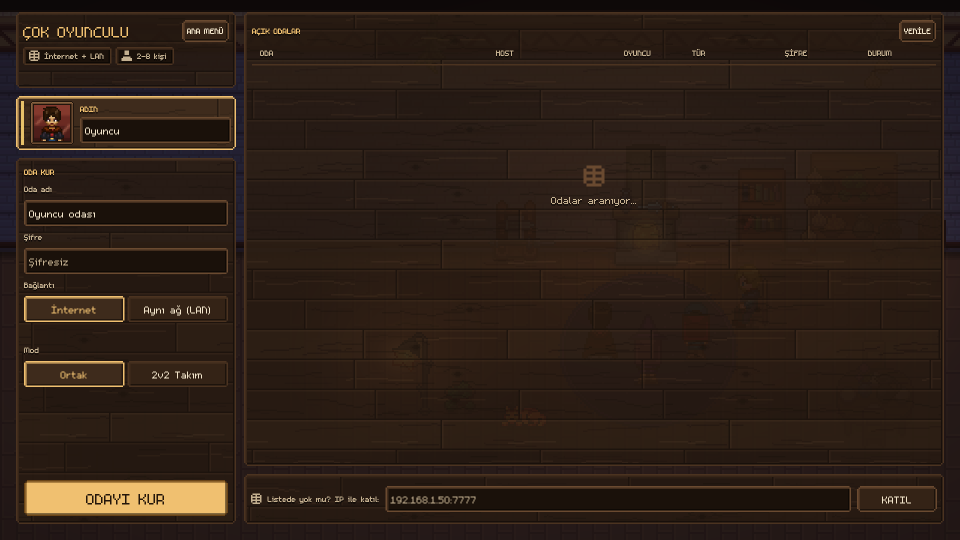
#> input picture tools/proto_20261113/panel_doku/out/doku_a.png, 1920 x 1080 px (shown at 1/2 size); its folder holds 4 pictures in this run
$ python ozet.py
#> lines starting #> are read from the running program, lines starting #| are printed output that depends on the picture
# Panel dokusu prototip özeti: out/ozet.png + out/yakin.png (python ozet.py) ya da 2. set out/ozet2.png + out/yakin2.png (python ozet.py efgh). Önce run.ps1.
import os
import sys
from PIL import Image, ImageDraw, ImageFont

HERE = os.path.dirname(os.path.abspath(__file__))
OUT = os.path.join(HERE, "out")
FONT = ImageFont.truetype(os.path.join(HERE, "..", "..", "..", "assets", "fonts", "m5x7.ttf"), 32)
BG = (0x14, 0x0E, 0x09)
ACCENT = (0xF0, 0xC0, 0x70)
DIM = (0xC4, 0xB0, 0x90)
NAMES = {
    "simdi": ("ŞİMDİ", "düz zemin"),
    "doku_a": ("A  AHŞAP TAHTA", "geniş tahta, damar, budak"),
    "doku_b": ("B  TAŞ DUVAR", "sıralı taş, derz, ışık/gölge"),
    "doku_c": ("C  KİLİM", "kabartma baklava kafes"),
    "doku_d": ("D  ESKİ DERİ", "bantlı leke, kırışık, kenar gölgesi"),
    "doku_e": ("E  AKAN DAMAR", "tek parça levha, budak halkaları"),
    "doku_f": ("F  HASIR ÖRGÜ", "sepet örgüsü şeritler"),
    "doku_g": ("G  ÇİÇEK DESENİ", "ton üstü ton kabartma çiçek"),
    "doku_h": ("H  OYMA PANO", "oyma çerçeve + köşe yayı, hafif damar"),
    "doku_e_opak": ("E  OPAK", "pencere zemini %100"),
    "doku_eh_opak": ("E + OYMA ÇERÇEVE, OPAK", "çerçeve yalnız büyük pencerede"),
}
## python ozet.py opak -> out/opak.png (saydamlık karşılaştırması; önce run.ps1 -Set "e,e_opak,eh_opak")
SET = sys.argv[1] if len(sys.argv) > 1 else "abcd"
SUFFIX = "" if SET == "abcd" else "2"
if SET == "opak":
    NAMES["doku_e"] = ("E  ŞİMDİKİ SAYDAMLIK", "pencere zemini %88")
## python ozet.py abcd opak / efgh opak -> out/ozet_opak.png, yakin_opak.png / ozet2_opak.png, yakin2_opak.png (önce run.ps1 -Opak)
OPAK_ALL = len(sys.argv) > 2 and sys.argv[2] == "opak"
KS = "_opak" if OPAK_ALL else ""
if OPAK_ALL:
    for _k in "abcdefgh":
        NAMES["doku_%s_opak" % _k] = NAMES["doku_" + _k]


def label(draw, x, y, key):
    t, sub = NAMES[key]
    draw.text((x, y), t, font=FONT, fill=ACCENT)
    w = draw.textlength(t, font=FONT)
    draw.text((x + w + 24, y), sub, font=FONT, fill=DIM)


def ozet():
    keys = ["simdi", "doku_e", "doku_e_opak", "doku_eh_opak"] if SET == "opak" else ["doku_" + k + KS for k in SET]
    cw, ch, lh, gap = 960, 540, 44, 12
    sheet = Image.new("RGB", (cw * 2 + gap, (ch + lh) * 2 + gap), BG)
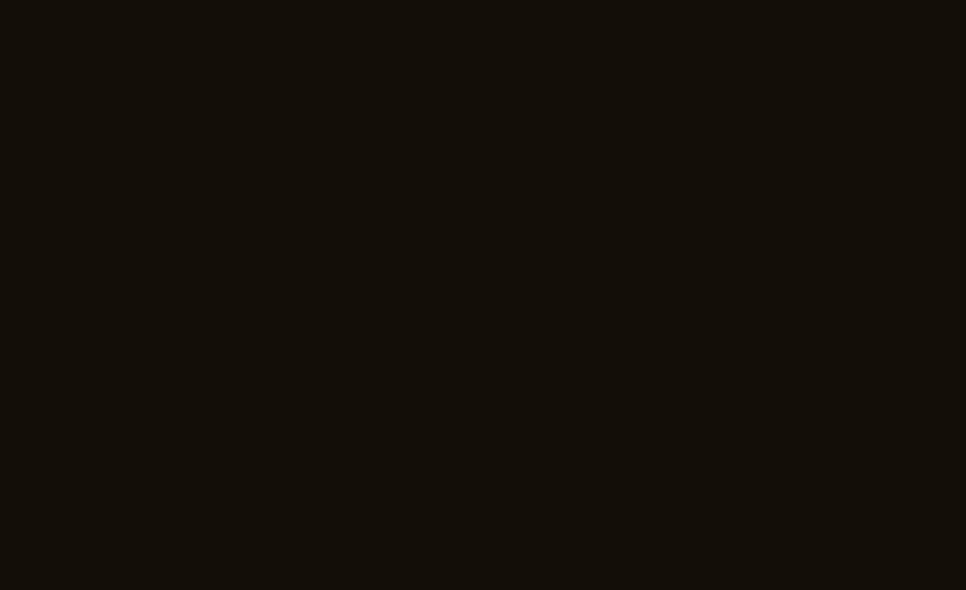
#> sheet: PIL image 1932x1180 RGB (shown at 1/2 size); mean R, G, B 20, 14, 9
    d = ImageDraw.Draw(sheet)
    for i, k in enumerate(keys):
        x = (i % 2) * (cw + gap)
        y = (i // 2) * (ch + lh + gap)
        label(d, x + 8, y + 2, k)
        im = Image.open(os.path.join(OUT, k + ".png")).convert("RGB").resize((cw, ch), Image.LANCZOS)
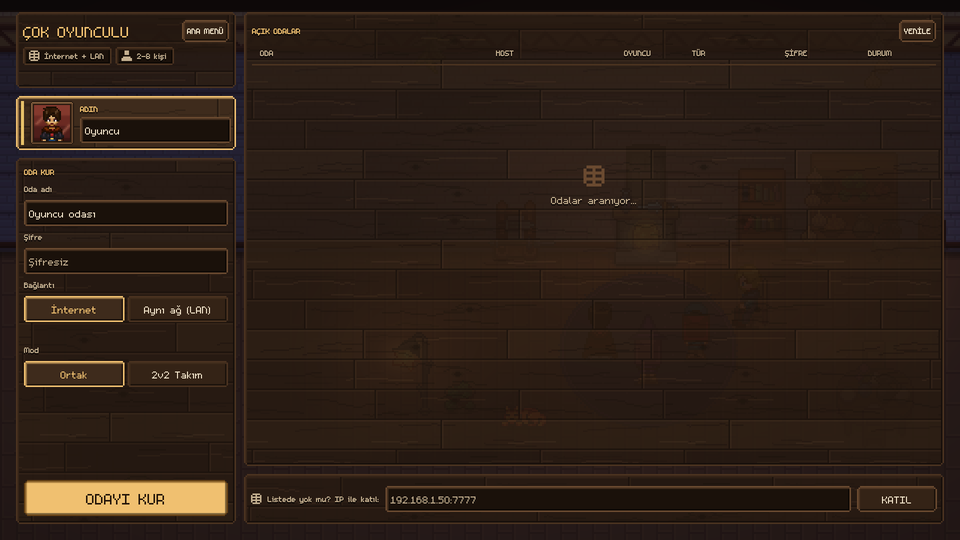
#> im: PIL image 960x540 RGB; mean R, G, B 45.5, 31.6, 22.6
        sheet.paste(im, (x, y + lh))
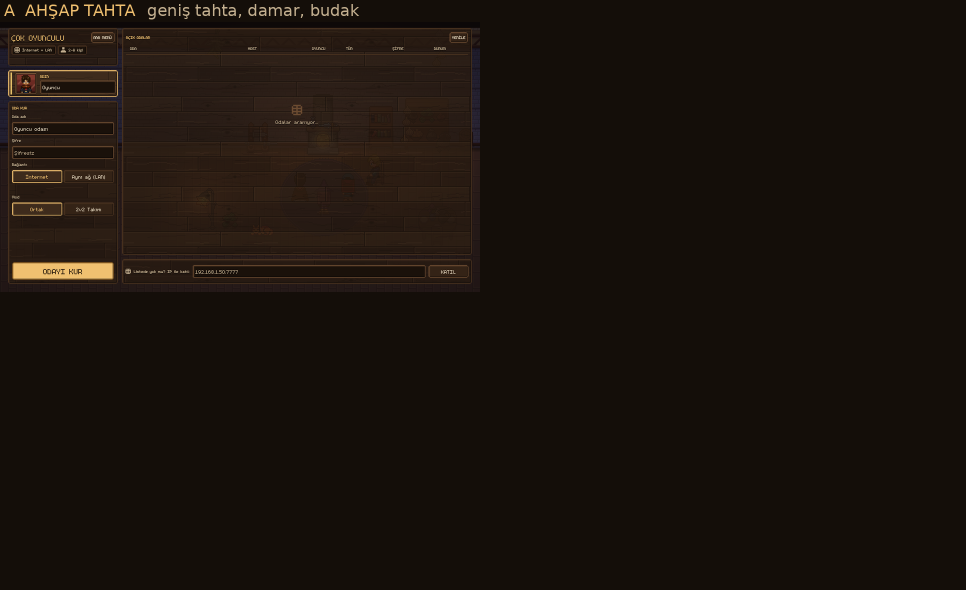
#> sheet: PIL image 1932x1180 RGB (shown at 1/2 size); mean R, G, B 26.2, 18.3, 12.3
#> pass 2 of the loop in ozet, `for i, k in enumerate(keys):`:
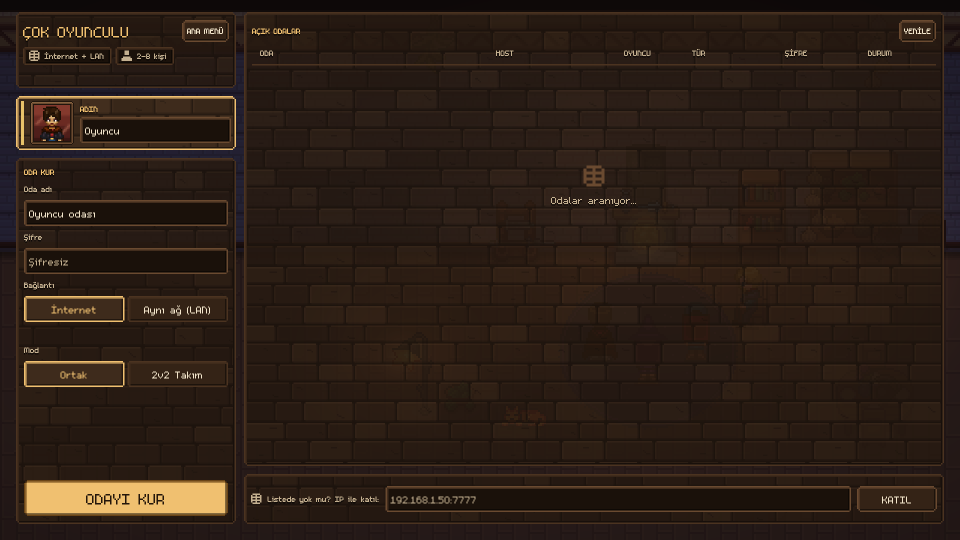
#> input picture tools/proto_20261113/panel_doku/out/doku_b.png, 1920 x 1080 px (shown at 1/2 size)
#> in ozet, `im = Image.open(os.path.join(OUT, k + ".png")).convert("RGB").resize((..`:
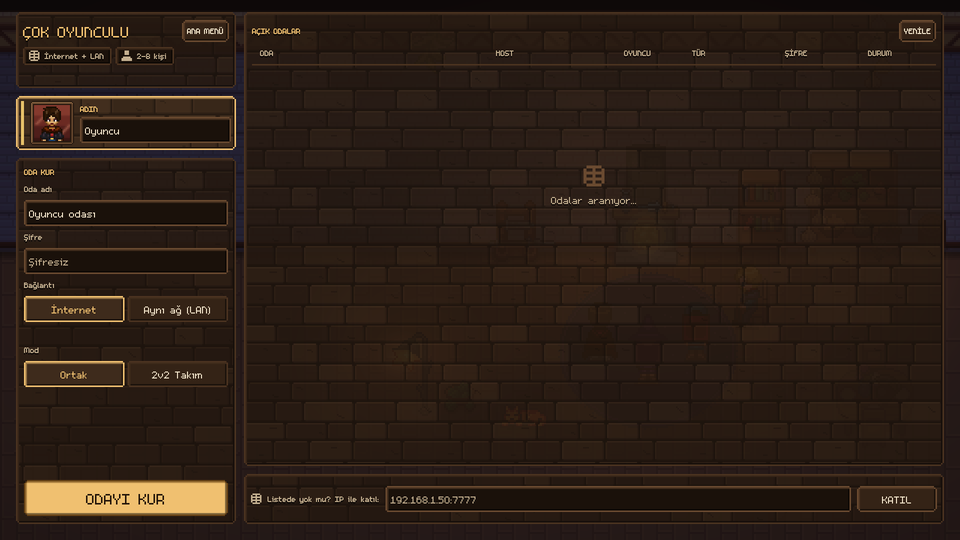
#> im: PIL image 960x540 RGB; mean R, G, B 44.4, 30.8, 22.1
#> in ozet, `sheet.paste(im, (x, y + lh))`:
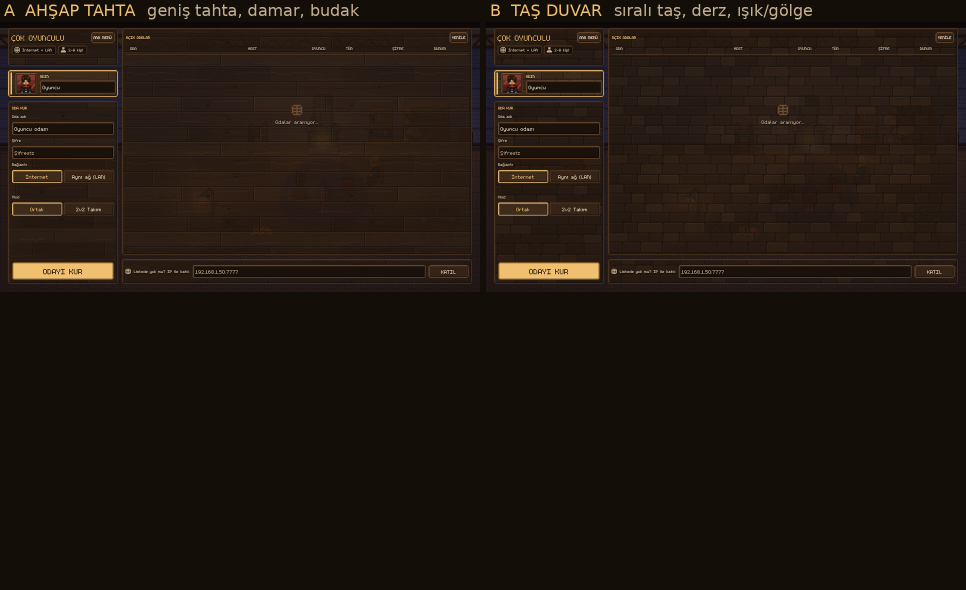
#> sheet: PIL image 1932x1180 RGB (shown at 1/2 size); mean R, G, B 32.1, 22.5, 15.5
#> pass 3 of the loop in ozet, `for i, k in enumerate(keys):`:
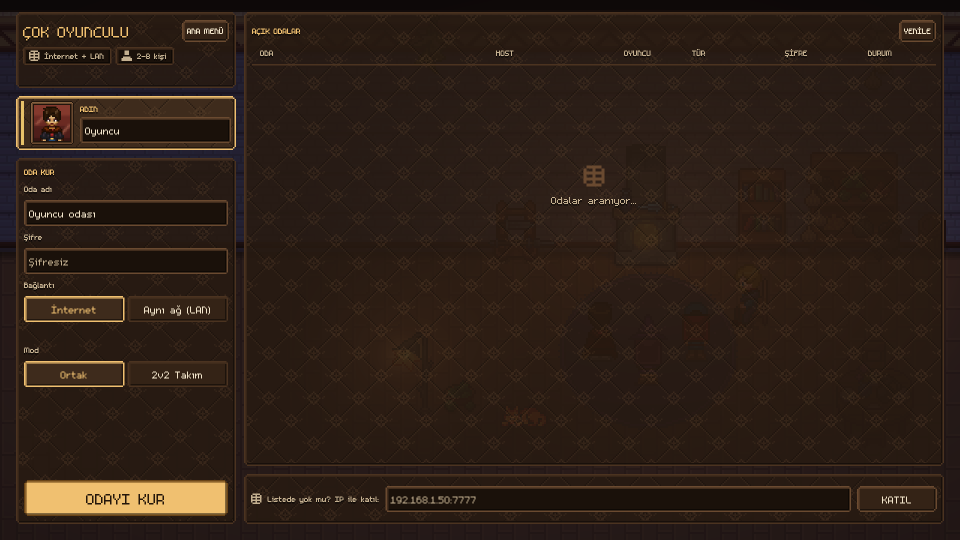
#> input picture tools/proto_20261113/panel_doku/out/doku_c.png, 1920 x 1080 px (shown at 1/2 size)
#> in ozet, `im = Image.open(os.path.join(OUT, k + ".png")).convert("RGB").resize((..`:
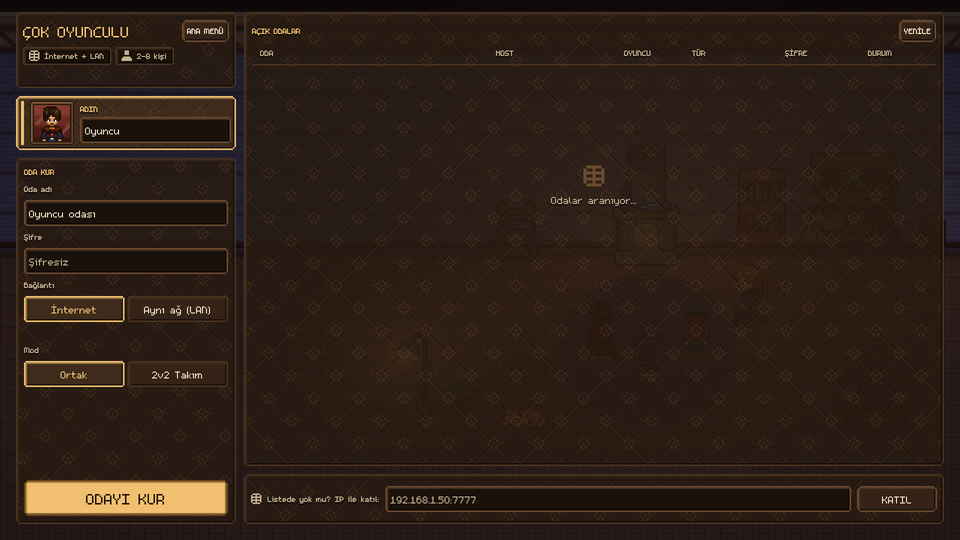
#> im: PIL image 960x540 RGB; mean R, G, B 45.9, 31.9, 22.8
#> in ozet, `sheet.paste(im, (x, y + lh))`:
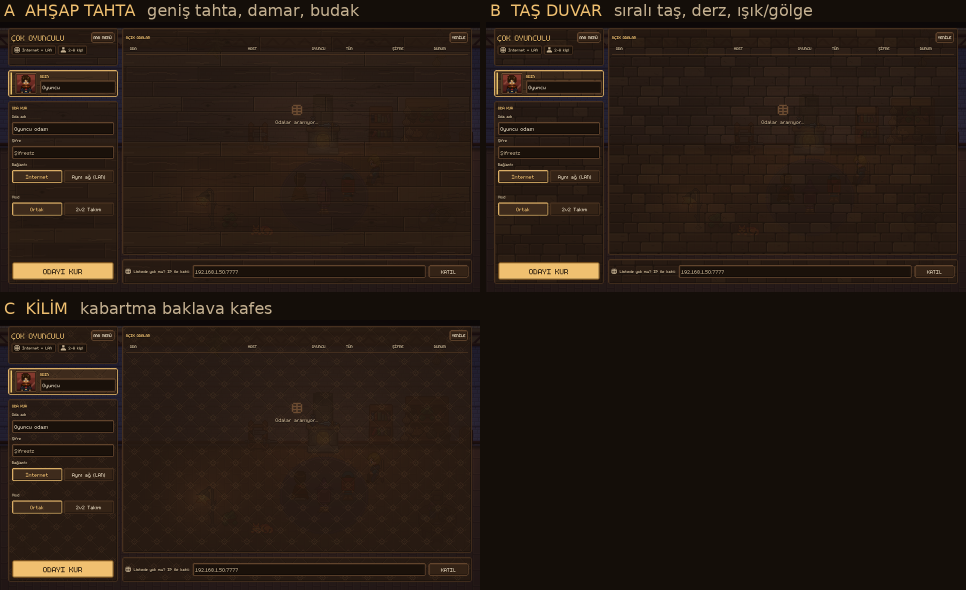
#> sheet: PIL image 1932x1180 RGB (shown at 1/2 size); mean R, G, B 38.3, 26.8, 18.9
#> the loop made 4 passes; the first 3 are shown
    sheet.save(os.path.join(OUT, "opak.png" if SET == "opak" else "ozet%s%s.png" % (SUFFIX, KS)))


def yakin():
    keys = ["simdi"] + ["doku_" + k + KS for k in SET]
    crop = (250, 300, 730, 760)  # sol "ODA KUR" kutusu + sağdaki oda listesi zemini, 1:1
    cw, ch = crop[2] - crop[0], crop[3] - crop[1]
    lh, gap = 44, 10
    sheet = Image.new("RGB", (cw * 3 + gap * 2, (ch + lh) * 2 + gap), BG)
    d = ImageDraw.Draw(sheet)
    for i, k in enumerate(keys):
        x = (i % 3) * (cw + gap)
        y = (i // 3) * (ch + lh + gap)
        d.text((x + 6, y + 2), NAMES[k][0], font=FONT, fill=ACCENT)
        sheet.paste(Image.open(os.path.join(OUT, k + ".png")).convert("RGB").crop(crop), (x, y + lh))
    d.text((2 * (cw + gap) + 16, (ch + lh + gap) + lh + 16), "1:1 piksel\n(oyunda 1920x1080)", font=FONT, fill=DIM)
    sheet.save(os.path.join(OUT, "yakin%s%s.png" % (SUFFIX, KS)))


if __name__ == "__main__":
#> (the run stopped early here; a loop or call above may not have finished)
